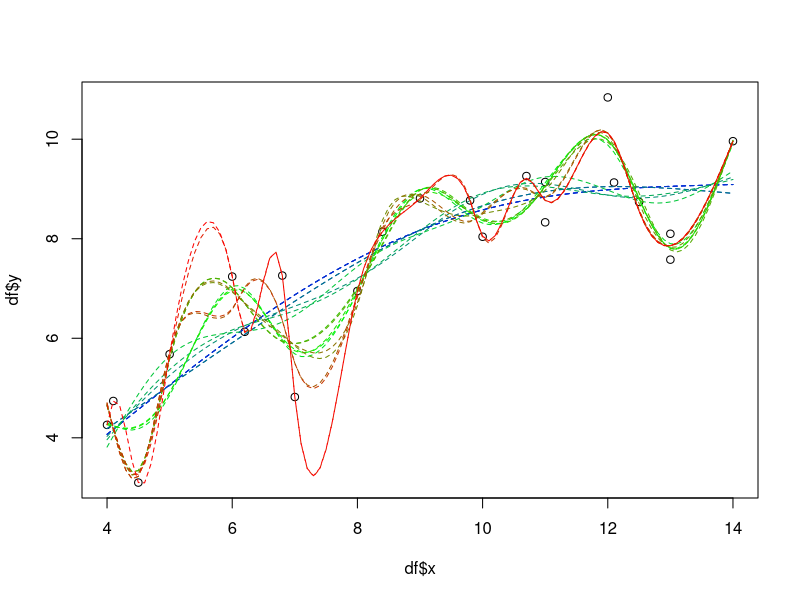

The R source for this figure:
# 08-01
# MOC - Data Analysis (T. Nauss, C. Reudenbach)
# Images for slides
# 

library(mgcv)
y <- anscombe$y2
x1 <- anscombe$x1

set.seed(2)
x3 <- anscombe$x3 + sample(seq(-1, 1, 0.1), nrow(anscombe))

y <- c(anscombe$y1, anscombe$y2)
x <- c(x1, x3)
df <- data.frame(y = y, x = x)

gammod <- gam(y ~ x, data = df, familiy = gaussian())


knots <- seq(1, 19)

palette <- colorRampPalette(colors=c("blue", "green", "red"))
cols <- palette(length(knots))

# dev.copy(jpeg, file.path(dirname(rstudioapi::getActiveDocumentContext()$path),
#                          "gam.jpg"), quality = 100)
png("gam.png", width = 960, height = 960, pointsize = 24)

plot(df$x, df$y)

for(i in seq(length(knots))){
  gammod <- gam(y ~ s(x, k = knots[i], fx = TRUE), data = df)
  px <- seq(min(df$x), max(df$x), 0.1)
  gampred <- predict(gammod, list(x = px))
  lines(px, gampred, col = cols[i], lty=2)
}

#legend(13, 7.5, paste("knots", knots, sep = " "), col = cols, lty=2, cex=0.5)

dev.off()


